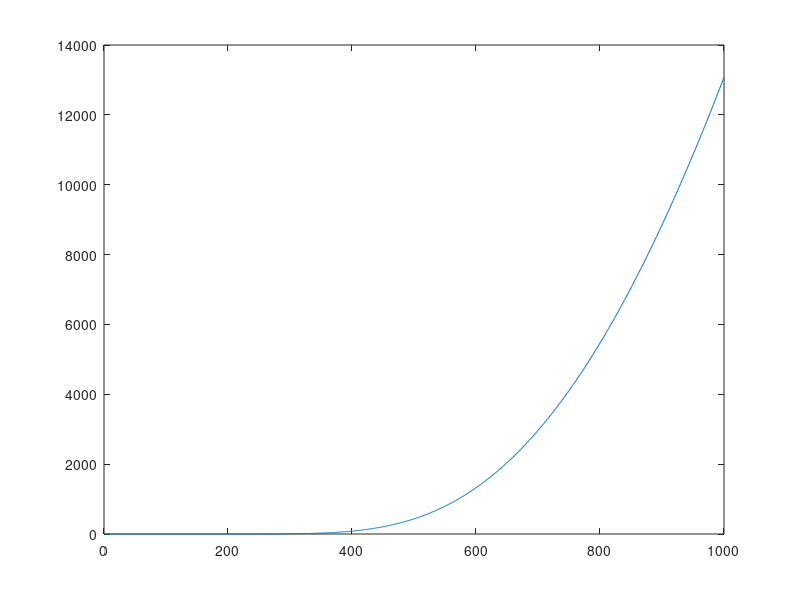

Source code (MATLAB):
lambda1 = 3.6e-6; % lower limit of the wavelength
lambda2 = 5e-6; % upper limit of the wavelength

n = 1000; % number of terms in the approximation of the integral

c = 2.998e8;  % speed of light [m/s]
h = 6.626e-34; % Planck's constant [Js]
k = 1.381e-23; % Boltzmann's constant [J/K]

Trange = 1:1000;

Intensity = zeros(size(Trange));
delta_lambda = (lambda2 - lambda1) / n;

for p=1:length(Trange),
  T = Trange(p);
  I = 0;
  for lambda=lambda1:delta_lambda:lambda2,
    I = I + 2*pi*h*c^2/(lambda^5*(exp(h*c/(lambda*k*T))-1)) * delta_lambda;
  end
  Intensity(p) = I;
end

figure(1);clf
plot(Trange,Intensity);
